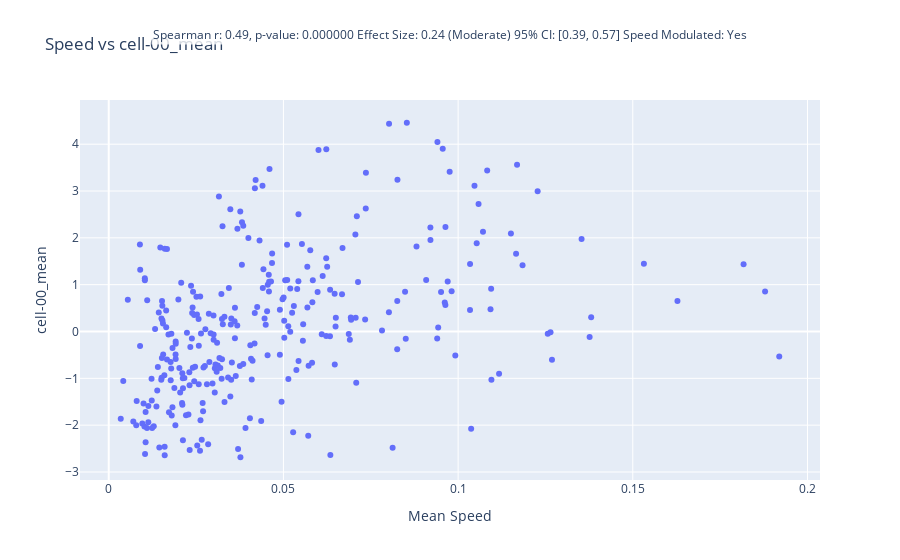
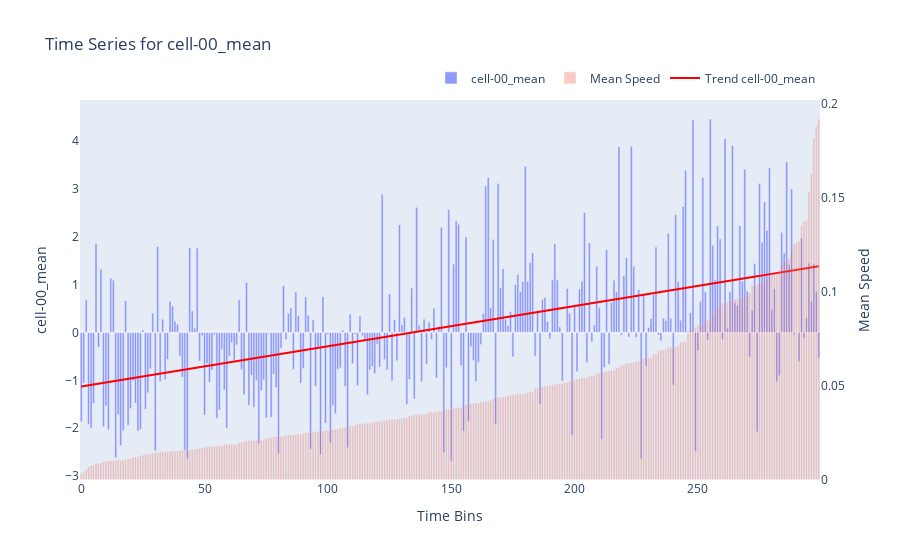
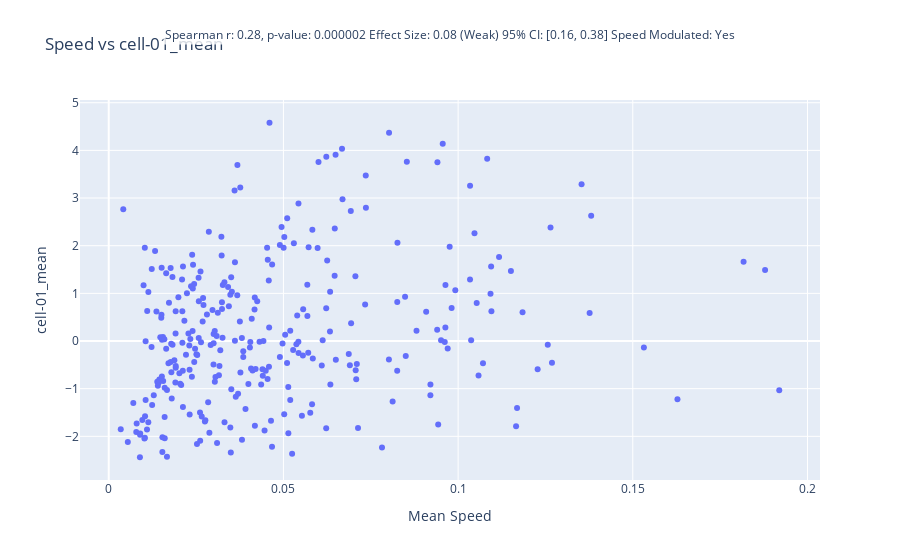
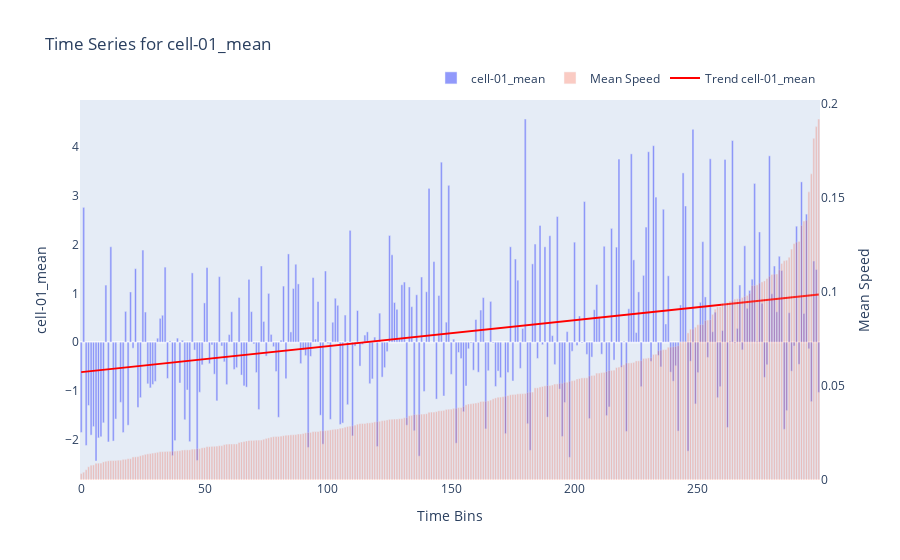

Write notebook code for charts like these, in order.
### Code cell
"""
Speed-Calcium Signal Analysis Script

This script analyzes the relationship between mean speed and calcium signals from a CSV file.
It performs the following operations:
1. Loads and validates input data
2. Calculates Spearman correlations with bootstrap confidence intervals
3. Applies FDR correction for multiple comparisons
4. Categorizes effect sizes
5. Generates visualizations (scatter plots and dual-axis charts)
6. Saves statistical results to a new CSV file

Key improvements:
- Proper FDR correction across all tests
- Efficient bootstrap implementation
- Comprehensive error handling
- Type hints for better code clarity
- Detailed annotations and documentation
- Optimized visualization functions
"""

import pandas as pd
import plotly.express as px
import plotly.graph_objects as go
import numpy as np
from scipy.stats import spearmanr
from statsmodels.stats.multitest import multipletests
from sklearn.utils import resample
import os
from typing import List, Dict, Tuple, Union

def load_and_validate_data(file_path: str) -> pd.DataFrame:
    """
    Load CSV file and validate required columns.
    
    Args:
        file_path: Path to the CSV file
        
    Returns:
        DataFrame with validated data
        
    Raises:
        FileNotFoundError: If file doesn't exist
        ValueError: If required columns are missing
    """
    if not os.path.exists(file_path):
        raise FileNotFoundError(f"File not found: {file_path}")
    
    df = pd.read_csv(file_path)
    
    if 'mean_speed' not in df.columns:
        raise ValueError("CSV file must contain 'mean_speed' column.")
    
    cell_columns = [col for col in df.columns if col.startswith("cell-") and col.endswith("_mean")]
    
    if not cell_columns:
        raise ValueError("No cell columns found (expected format: 'cell-XXX_mean')")
    
    return df

def bootstrap_ci(data_x: pd.Series, data_y: pd.Series, num_bootstrap: int = 1000) -> np.ndarray:
    """
    Calculate bootstrap confidence interval for Spearman correlation.
    
    Args:
        data_x: First variable (mean speed)
        data_y: Second variable (calcium signal)
        num_bootstrap: Number of bootstrap samples
        
    Returns:
        Array with lower and upper bounds of 95% CI
    """
    boot_corrs = []
    n = len(data_x)
    
    for _ in range(num_bootstrap):
        # Generate bootstrap indices
        indices = resample(np.arange(n), replace=True)
        # Calculate correlation for bootstrap sample
        corr, _ = spearmanr(data_x.iloc[indices], data_y.iloc[indices])
        boot_corrs.append(corr)
    
    return np.percentile(boot_corrs, [2.5, 97.5])

def calculate_statistics(speed: pd.Series, signal: pd.Series) -> Tuple[float, float, float, np.ndarray]:
    """
    Compute Spearman correlation statistics with bootstrap confidence interval.
    
    Args:
        speed: Mean speed values
        signal: Calcium signal values
        
    Returns:
        Tuple containing:
        - Spearman correlation coefficient
        - p-value
        - Effect size (r-squared)
        - Bootstrap confidence interval
    """
    spearman_corr, spearman_p = spearmanr(speed, signal)
    effect_size = spearman_corr ** 2
    spearman_ci = bootstrap_ci(speed, signal)
    
    return spearman_corr, spearman_p, effect_size, spearman_ci

def categorize_effect_size(effect_size: float) -> str:
    """
    Categorize effect size based on Cohen's guidelines.
    
    Args:
        effect_size: R-squared value
        
    Returns:
        Effect size category string
    """
    if effect_size >= 0.25:
        return "Strong"
    elif effect_size >= 0.09:
        return "Moderate"
    elif effect_size >= 0.04:
        return "Weak"
    else:
        return "Very Weak"

def create_scatter_plot(df: pd.DataFrame, cell: str, stats: Dict[str, Union[float, str, bool]]) -> go.Figure:
    """
    Create a scatter plot with statistical annotations.
    
    Args:
        df: DataFrame with data
        cell: Cell column name
        stats: Dictionary with statistics
        
    Returns:
        Plotly Figure object
    """
    fig = px.scatter(df, x='mean_speed', y=cell, title=f'Speed vs {cell}')
    fig.update_layout(xaxis_title='Mean Speed', yaxis_title=cell)
    
    annotation_text = (
        f"Spearman r: {stats['Spearman_r']:.2f}, p-value: {stats['Adjusted_P_value']:.6f}\n"
        f"Effect Size: {stats['Effect_Size']:.2f} ({stats['Effect_Size_Category']})\n"
        f"95% CI: [{stats['CI_Lower']:.2f}, {stats['CI_Upper']:.2f}]\n"
        f"Speed Modulated: {'Yes' if stats['Speed_Modulated'] else 'No'}"
    )
    
    fig.add_annotation(
        text=annotation_text,
        xref="paper", yref="paper",
        x=0.5, y=1.2,
        showarrow=False,
        align="center",
        bgcolor="rgba(255,255,255,0.8)"
    )
    
    return fig

def create_dual_axis_plot(df: pd.DataFrame, cell: str) -> go.Figure:
    """
    Create a dual-axis bar chart with trend line.
    
    Args:
        df: DataFrame with data
        cell: Cell column name
        
    Returns:
        Plotly Figure object
    """
    fig = go.Figure()
    
    # Add cell signal bars
    fig.add_trace(go.Bar(
        x=df.index,
        y=df[cell],
        name=cell,
        yaxis="y1",
        opacity=0.7
    ))
    
    # Add mean speed bars with transparency
    fig.add_trace(go.Bar(
        x=df.index,
        y=df['mean_speed'],
        name="Mean Speed",
        yaxis="y2",
        opacity=0.3
    ))
    
    # Add trend line for cell signal
    trend_x = df.index
    trend_y = np.poly1d(np.polyfit(df.index, df[cell], 1))(df.index)
    fig.add_trace(go.Scatter(
        x=trend_x,
        y=trend_y,
        mode='lines',
        name=f"Trend {cell}",
        yaxis="y1",
        line=dict(color='red', width=2)
    ))
    
    fig.update_layout(
        title=f"Time Series for {cell}",
        xaxis_title="Time Bins",
        yaxis=dict(
            title=cell,
            side="left",
            showgrid=False
        ),
        yaxis2=dict(
            title="Mean Speed",
            overlaying="y",
            side="right",
            showgrid=False
        ),
        legend=dict(orientation="h", yanchor="bottom", y=1.02, xanchor="right", x=1)
    )
    
    return fig

def save_results(results: List[Dict[str, Union[float, str, bool]]], output_path: str) -> None:
    """
    Save statistics to a CSV file.
    
    Args:
        results: List of dictionaries with statistics
        output_path: Path to save the CSV file
    """
    result_df = pd.DataFrame(results)
    result_df.to_csv(output_path, index=False)
    print(f"Results saved to: {output_path}")

def analyze_speed_calcium_relationship(file_path: str, significance_threshold: float = 0.05) -> None:
    """
    Main analysis function for speed-calcium relationships.
    
    Args:
        file_path: Path to the input CSV file
        significance_threshold: Threshold for statistical significance
    """
    # Load and validate data
    df = load_and_validate_data(file_path)
    
    # Identify cell columns
    cell_columns = [col for col in df.columns if col.startswith("cell-") and col.endswith("_mean")]
    print(f"Found {len(cell_columns)} cell columns to analyze")
    
    # Calculate statistics for each cell
    results = []
    p_values = []
    
    for cell in cell_columns:
        spearman_corr, spearman_p, effect_size, spearman_ci = calculate_statistics(
            df['mean_speed'], df[cell]
        )
        p_values.append(spearman_p)
        
        results.append({
            'Cell': cell,
            'Spearman_r': spearman_corr,
            'P_value': spearman_p,
            'Effect_Size': effect_size,
            'CI_Lower': spearman_ci[0],
            'CI_Upper': spearman_ci[1]
        })
    
    # Apply FDR correction to all p-values simultaneously
    _, adjusted_p_values, _, _ = multipletests(p_values, method='fdr_bh')
    
    # Update results with FDR-adjusted p-values and other metrics
    for i, result in enumerate(results):
        result['Adjusted_P_value'] = adjusted_p_values[i]
        result['Effect_Size_Category'] = categorize_effect_size(result['Effect_Size'])
        result['Speed_Modulated'] = result['Adjusted_P_value'] < significance_threshold
    
    # Create visualizations and save results
    output_csv_path = file_path.replace(".csv", "_speed_modulation_stats.csv")  # Change to your actual file name
    
    for i, result in enumerate(results):
        cell = result['Cell']
        
        # Create and show scatter plot
        scatter_fig = create_scatter_plot(df, cell, result)
        scatter_fig.show()
        
        # Create and show dual-axis plot
        dual_fig = create_dual_axis_plot(df, cell)
        dual_fig.show()
        
        # Print progress
        print(f"Processed {i+1}/{len(cell_columns)}: {cell}")
    
    # Save results
    save_results(results, output_csv_path)

# Main execution
if __name__ == "__main__":
    # Set file path
    file_path = "path_to_your_file.csv"  # Change to your actual file path
    # Run analysis
    analyze_speed_calcium_relationship(file_path)

### Figure 1 — Plotly figure (JSON) as saved in the notebook; plotly's stock layout.template omitted (floating-point values rounded to 4 significant figures; data arrays with more than 128 entries replaced by an {"elided": "..."} marker saying what was removed)
{"data": [{"hovertemplate": "mean_speed=%{x}<br>cell-00_mean=%{y}<extra></extra>", "legendgroup": "", "marker": {"color": "#636efa", "symbol": "circle"}, "mode": "markers", "name": "", "orientation": "v", "showlegend": false, "type": "scatter", "x": {"elided": "300 float values"}, "xaxis": "x", "y": {"elided": "300 float values"}, "yaxis": "y"}], "layout": {"annotations": [{"align": "center", "bgcolor": "rgba(255,255,255,0.8)", "showarrow": false, "text": "Spearman r: 0.49, p-value: 0.000000\nEffect Size: 0.24 (Moderate)\n95% CI: [0.39, 0.57]\nSpeed Modulated: Yes", "x": 0.5, "xref": "paper", "y": 1.2, "yref": "paper"}], "legend": {"tracegroupgap": 0}, "title": {"text": "Speed vs cell-00_mean"}, "xaxis": {"anchor": "y", "domain": [0, 1], "title": {"text": "Mean Speed"}}, "yaxis": {"anchor": "x", "domain": [0, 1], "title": {"text": "cell-00_mean"}}}}

### Figure 2 — Plotly figure (JSON) as saved in the notebook; plotly's stock layout.template omitted (floating-point values rounded to 4 significant figures; data arrays with more than 128 entries replaced by an {"elided": "..."} marker saying what was removed)
{"data": [{"name": "cell-00_mean", "opacity": 0.7, "type": "bar", "x": {"elided": "300 int values"}, "y": {"elided": "300 float values"}, "yaxis": "y"}, {"name": "Mean Speed", "opacity": 0.3, "type": "bar", "x": {"elided": "300 int values"}, "y": {"elided": "300 float values"}, "yaxis": "y2"}, {"line": {"color": "red", "width": 2}, "mode": "lines", "name": "Trend cell-00_mean", "type": "scatter", "x": {"elided": "300 int values"}, "y": {"elided": "300 float values"}, "yaxis": "y"}], "layout": {"legend": {"orientation": "h", "x": 1, "xanchor": "right", "y": 1.02, "yanchor": "bottom"}, "title": {"text": "Time Series for cell-00_mean"}, "xaxis": {"title": {"text": "Time Bins"}}, "yaxis": {"showgrid": false, "side": "left", "title": {"text": "cell-00_mean"}}, "yaxis2": {"overlaying": "y", "showgrid": false, "side": "right", "title": {"text": "Mean Speed"}}}}

### Figure 3 — Plotly figure (JSON) as saved in the notebook; plotly's stock layout.template omitted (floating-point values rounded to 4 significant figures; data arrays with more than 128 entries replaced by an {"elided": "..."} marker saying what was removed)
{"data": [{"hovertemplate": "mean_speed=%{x}<br>cell-01_mean=%{y}<extra></extra>", "legendgroup": "", "marker": {"color": "#636efa", "symbol": "circle"}, "mode": "markers", "name": "", "orientation": "v", "showlegend": false, "type": "scatter", "x": {"elided": "300 float values"}, "xaxis": "x", "y": {"elided": "300 float values"}, "yaxis": "y"}], "layout": {"annotations": [{"align": "center", "bgcolor": "rgba(255,255,255,0.8)", "showarrow": false, "text": "Spearman r: 0.28, p-value: 0.000002\nEffect Size: 0.08 (Weak)\n95% CI: [0.16, 0.38]\nSpeed Modulated: Yes", "x": 0.5, "xref": "paper", "y": 1.2, "yref": "paper"}], "legend": {"tracegroupgap": 0}, "title": {"text": "Speed vs cell-01_mean"}, "xaxis": {"anchor": "y", "domain": [0, 1], "title": {"text": "Mean Speed"}}, "yaxis": {"anchor": "x", "domain": [0, 1], "title": {"text": "cell-01_mean"}}}}

### Figure 4 — Plotly figure (JSON) as saved in the notebook; plotly's stock layout.template omitted (floating-point values rounded to 4 significant figures; data arrays with more than 128 entries replaced by an {"elided": "..."} marker saying what was removed)
{"data": [{"name": "cell-01_mean", "opacity": 0.7, "type": "bar", "x": {"elided": "300 int values"}, "y": {"elided": "300 float values"}, "yaxis": "y"}, {"name": "Mean Speed", "opacity": 0.3, "type": "bar", "x": {"elided": "300 int values"}, "y": {"elided": "300 float values"}, "yaxis": "y2"}, {"line": {"color": "red", "width": 2}, "mode": "lines", "name": "Trend cell-01_mean", "type": "scatter", "x": {"elided": "300 int values"}, "y": {"elided": "300 float values"}, "yaxis": "y"}], "layout": {"legend": {"orientation": "h", "x": 1, "xanchor": "right", "y": 1.02, "yanchor": "bottom"}, "title": {"text": "Time Series for cell-01_mean"}, "xaxis": {"title": {"text": "Time Bins"}}, "yaxis": {"showgrid": false, "side": "left", "title": {"text": "cell-01_mean"}}, "yaxis2": {"overlaying": "y", "showgrid": false, "side": "right", "title": {"text": "Mean Speed"}}}}
